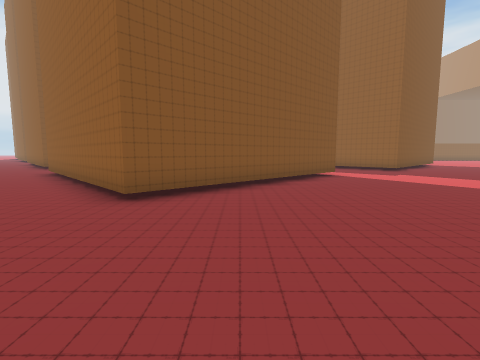
View 1 (above)

24 first-person views from a walk through a Unity game level. The camera is 1.5 m above the floor, tilts 6° down and sees 85° across. The floor is counted in squares, 1.8 m on a side. Each view is taken from the middle of a square. On the plan, view 1 faces up. The plan holds only what a view shows up to about 10 squares ahead; the rest is blank. The place goes on beyond the plan. The player character is not drawn. Some surface patterns are stand-ins.

View 2
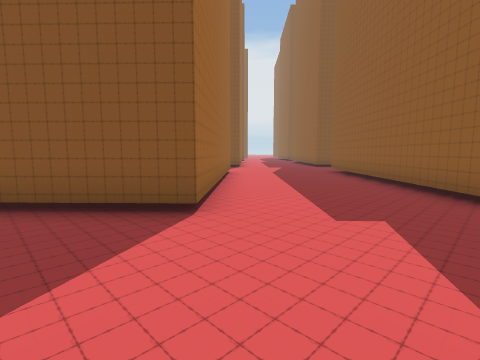

View 3
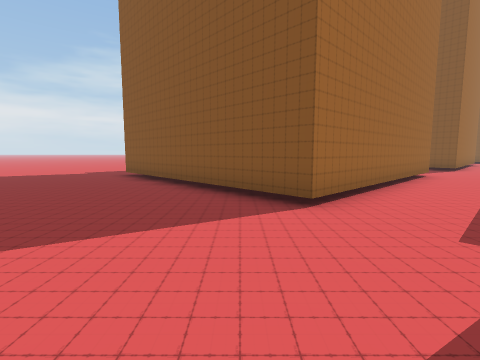

View 4
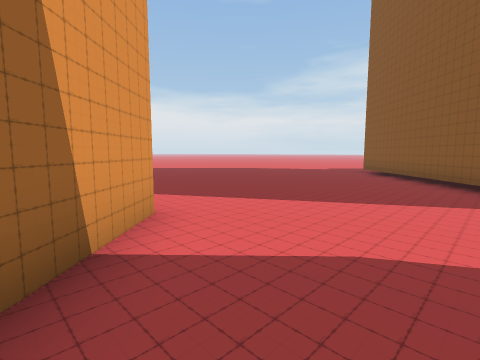

View 5
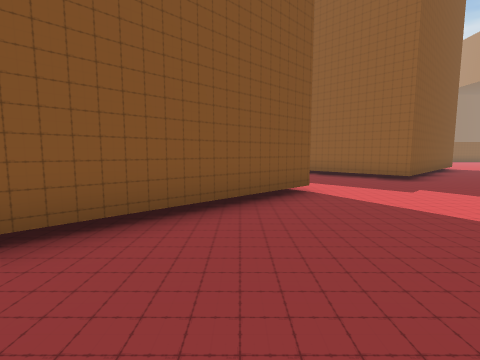

View 6
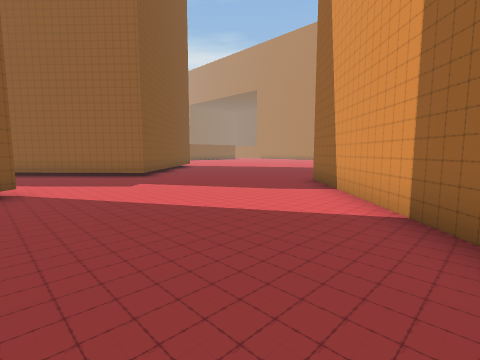

View 7
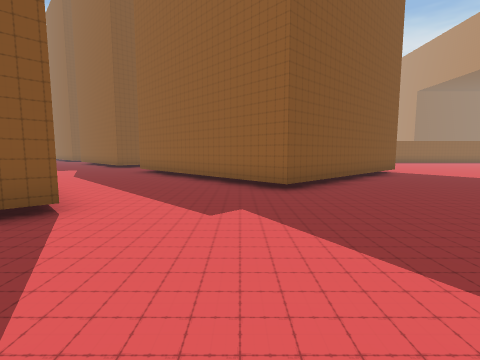

View 8
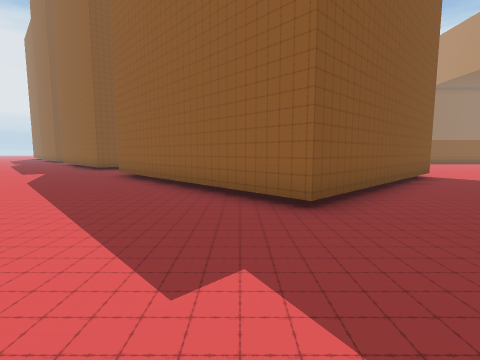

View 9
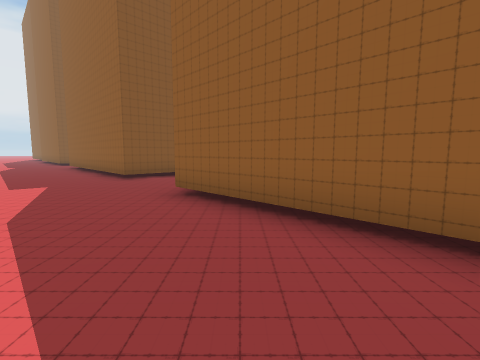

View 10
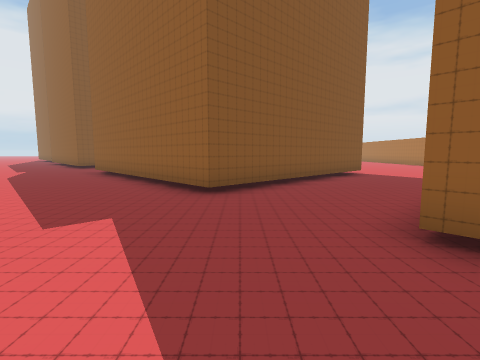

View 11
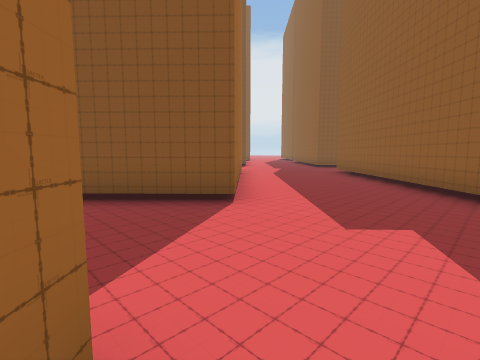

View 12
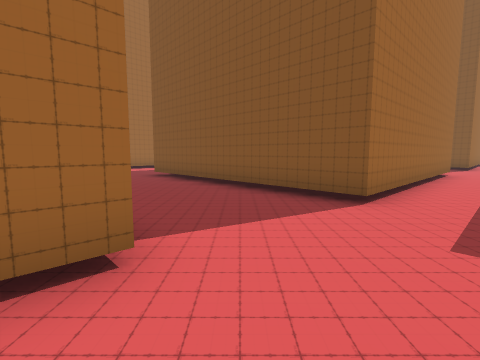

View 13
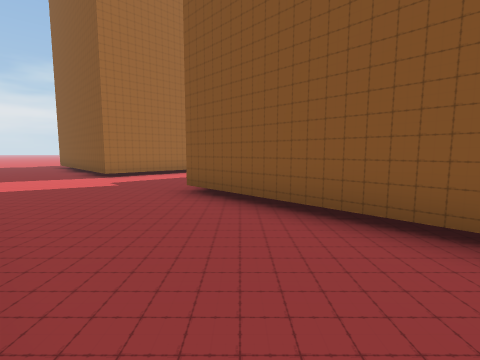

View 14
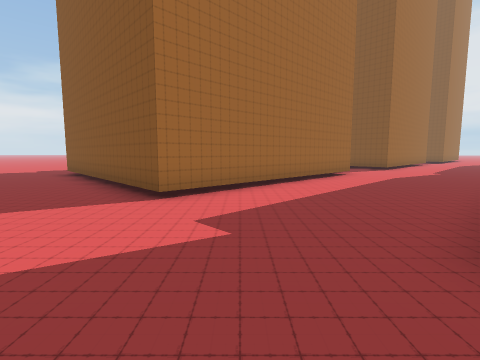

View 15
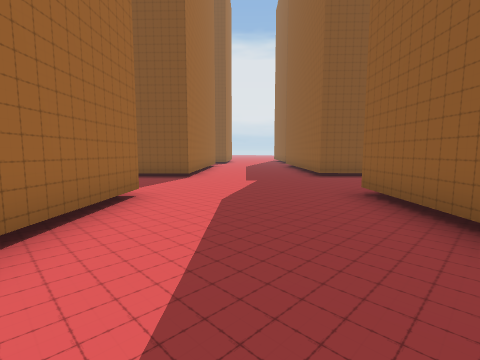

View 16
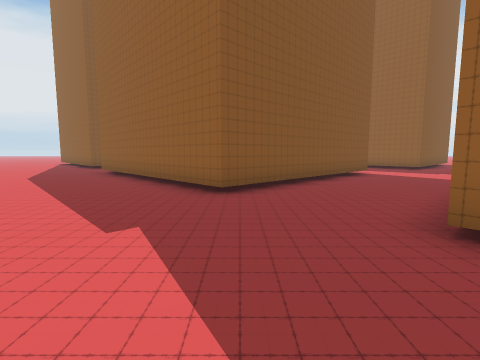

View 17
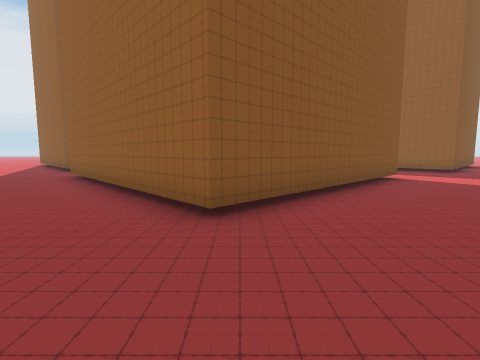

View 18
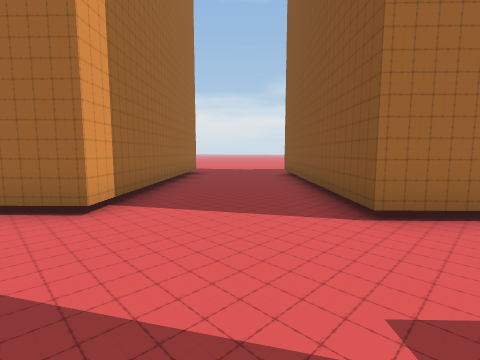

View 19
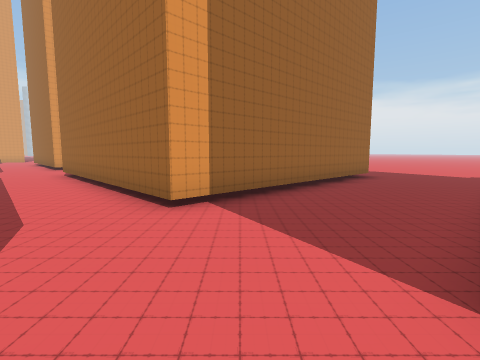

View 20
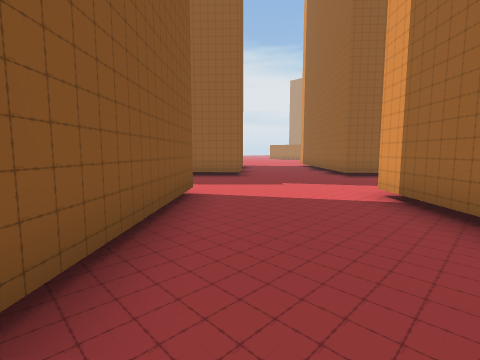

View 21
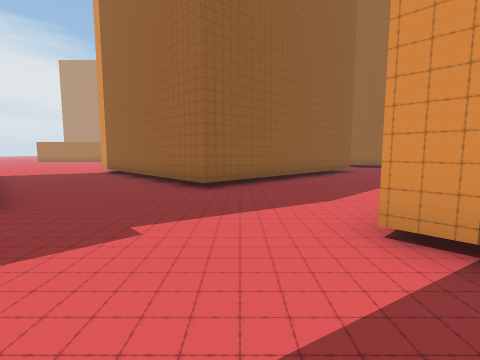

View 22
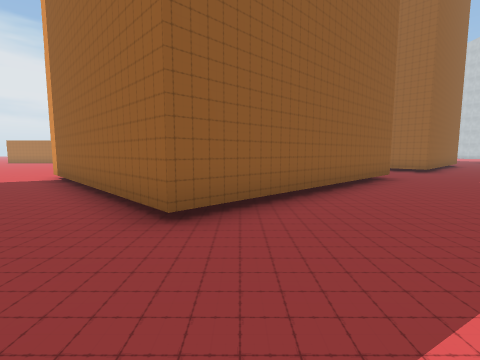

View 23
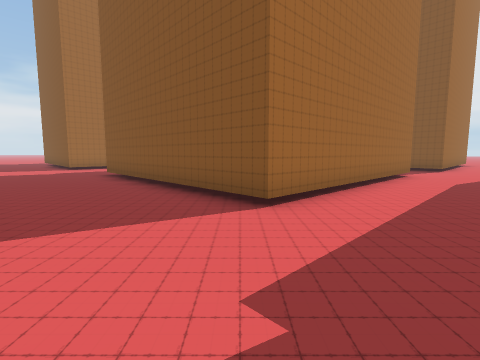

View 24
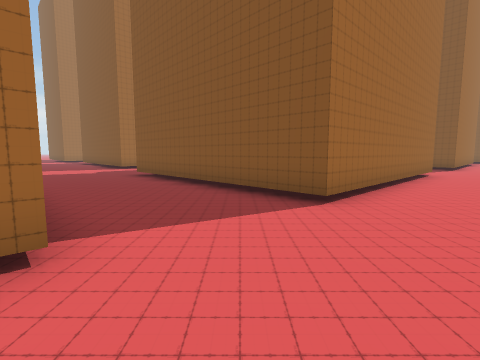

### Floor plan
Points are (right, up) in squares from view 1. A wall is a line through its corners. A room is listed if a view was taken in it or the views show most of it. See-through windows are left out.
Room 1 (views 1, 2, 3, 4, 5, 6, 7, 8, 9, 10, 11, 12, 13, 14, 15, 16, 17, 18, 19, 20, 21, 22, 23, 24)
walls: (-2, 15.3) (-1.4, 14.7); (3.5, 9.6) (-1.9, 4.4) (-7.3, 10); (-13.1, 16.5) (-15, 18.5); (-11.2, 22.1) (-9.5, 23.7) (-4.2, 18.1) (-9.6, 12.9); (-10.4, 6.8) (-4.9, 1.1) (-10.4, -4.1); (-8.4, 28.6) (-9.3, 29.5); (6.1, 3.1) (10.4, 7.1); (0.9, 29.6) (4.8, 25.4) (-0.6, 20.2) (-6, 25.8) (-2.1, 29.6); (12.5, 17) (7, 11.7) (1.7, 17.4); (-0.7, -3.4) (1, -1.7); (-21.2, 18.9) (-20.4, 17.9) (-23.4, 15); (-14.9, 29.6) (-11.9, 26.4) (-17.4, 21.2) (-22.8, 26.9); (-23.5, 10) (-18, 15.2) (-12.6, 9.6)
ways out: opening at (-23, 27); opening at (-12.5, 7.5)

Where each view was taken, in squares from view 1:
view 1: 0 up, 0 right, facing up
view 2: 1 down, 2 left, facing up-left
view 3: 0 up, 1 left, facing left
view 4: 0 up, 1 right, facing down-left
view 5: 4 up, 2 right, facing up
view 6: 3 up, 3 right, facing up-right
view 7: 6 up, 6 right, facing up
view 8: 8 up, 6 right, facing up
view 9: 12 up, 3 right, facing up
view 10: 15 up, 0 right, facing up
view 11: 15 up, 1 left, facing up-left
view 12: 16 up, 0 right, facing left
view 13: 14 up, 4 left, facing left
view 14: 11 up, 8 left, facing left
view 15: 13 up, 13 left, facing up-left
view 16: 16 up, 17 left, facing up
view 17: 18 up, 17 left, facing up
view 18: 19 up, 17 left, facing down-left
view 19: 19 up, 19 left, facing down
view 20: 22 up, 15 left, facing up-right
view 21: 25 up, 12 left, facing right
view 22: 25 up, 9 left, facing right
view 23: 26 up, 8 left, facing left
view 24: 24 up, 9 right, facing left
